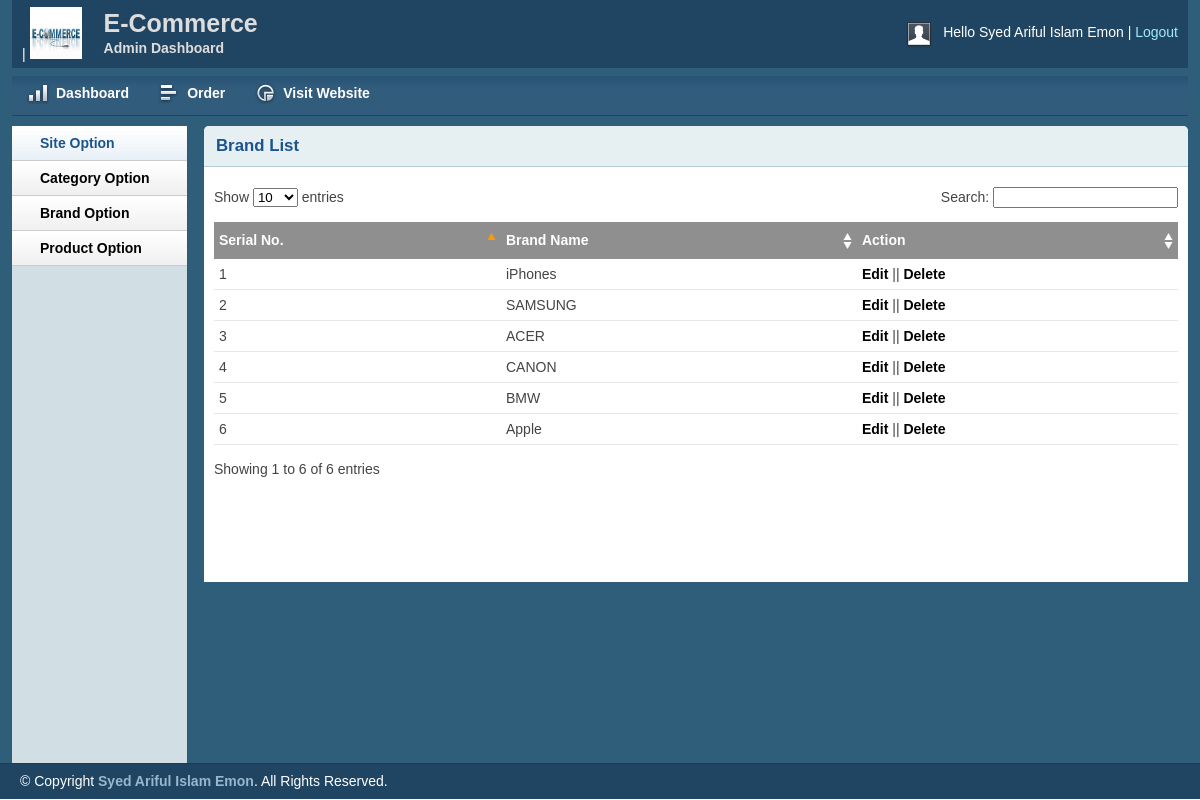
Page /admin/brandlist.php (signed in) on the committed database.
### tables this page shows
CREATE TABLE `tbl_brand` (
  `brandId` int(11) NOT NULL,
  `brandName` varchar(255) NOT NULL
);

### lib/Database.php (called while the page is built, shortened)
<?php
  Class Database{
     public $host   = DB_HOST;
     public $user   = DB_USER;
     public $pass   = DB_PASS;
     public $dbname = DB_NAME;
     public $link;
private function connectDB(){
 $this->link = new mysqli($this->host, $this->user, $this->pass,
  $this->dbname);
 }
public function select($query){
  $result = $this->link->query($query) or
   die($this->link->error.__LINE__);
  if($result->num_rows > 0){
    return $result;
  } else {
    return false;
  }
 }
}

### classes/brand.php (called while the page is built, shortened)
<?php
	$filepath = realpath(dirname(__FILE__));
	include_once ($filepath.'/../lib/Database.php');
?>
<?php
class brand
{
	private $db;
	function __construct()
	{
		$this->db = new Database();
	}
	public function getallbrand(){
		$query =  "SELECT * FROM tbl_brand ORDER BY brandId ASC";
		$result = $this->db->select($query);
		return $result;
	}
}
?>

### admin/brandlist.php (the view, shortened to what this page needs)
<?php include 'inc/header.php';?>
<?php include 'inc/sidebar.php';?>
<?php include '../classes/brand.php';?>
<?php
$brand = new brand();
?>
        <div class="grid_10">
            <div class="box round first grid">
                <h2>Brand List</h2>
                <div class="block">
                    <table class="data display datatable" id="example">
					<thead>
						<tr>
							<th>Serial No.</th>
							<th>Brand Name</th>
							<th>Action</th>
						</tr>
					</thead>
					<tbody>
					<?php
					$getbrand = $brand->getallbrand();
					if ($getbrand) {
						$i = 0;
						while ($result = $getbrand->fetch_assoc()) {
						$i++;
					?>
						<tr class="odd gradeX">
							<td><?php echo $i;?></td>
							<td><?php echo $result['brandName'];?></td>
							<td><a href="brandedit.php?brandid=<?php echo $result['brandId'];?>">Edit</a> || <a onclick="return confirm('Are you sure to delete!')" href="?delbrand=<?php echo $result['brandId'];?>">Delete</a></td>
						</tr>
						<?php
						}
					}
						?>
					</tbody>
				</table>
               </div>
            </div>
        </div>
<?php include 'inc/footer.php';?>

### admin/css/layout.css (style rules this page uses)
body { background: #fff none repeat scroll 0 0; color: #444; font-size: 14px; padding: 0; }
a { color: #000; font-weight:bold; text-decoration: none; }
h1, h2, h3, h4, h5, h6 { line-height:1.2em; margin-bottom:.3em; }
h2 { margin-top:1em; }
.box { background:#fff; margin-bottom:20px; padding:10px 10px 10px 10px; margin-left:-8px; }
.box.grid { padding-bottom:40px; }
.box.round { -moz-border-radius: 5px 5px 0px 0px; -webkit-border-radius: 5px 5px 0px 0px; border-radius: 5px 5px 0px 0px; }
.box h2 { font-size:1.2em; font-weight:bold; color:#1B548D; background:#E6F0F3; margin:-10px -10px 0 -10px; padding:10px 12px; border-bottom:1px solid #B3CBD6; -moz-border-radius: 5px 5px 0px 0px; -webkit-border-radius: 5px 5px 0px 0px; border-radius: 5px 5px 0px 0px; }
.box.first { min-height: 406px; }
.block { padding-top:20px; }
.block { padding-bottom:1px; }
table.display { margin: 0 auto; clear: both; width: 100%; }
.sorting_asc { background: #8f8f8f url(../img/table/sort_asc.png) no-repeat center right; padding:8px 5px; text-align:left; color:#fff; }
.sorting { background:#8f8f8f url(../img/table/sort_both.png) no-repeat center right; padding:8px 5px; text-align:left; color:#fff; }
tr.odd { height: 30px; line-height: 30px; border-bottom:1px solid #e6e6e6; }
tr.even { height: 30px; line-height: 30px; border-bottom:1px solid #e6e6e6; }
tr.odd td, tr.even td { padding-left:5px; }

### rows in the picture
tbl_brand: brandName "iPhones"
tbl_brand: brandName "SAMSUNG"
tbl_brand: brandName "ACER"
tbl_brand: brandName "CANON"
tbl_brand: brandName "BMW"
tbl_brand: brandName "Apple"

### other values in the picture
Session::get('adminName') "Syed Ariful Islam Emon"
